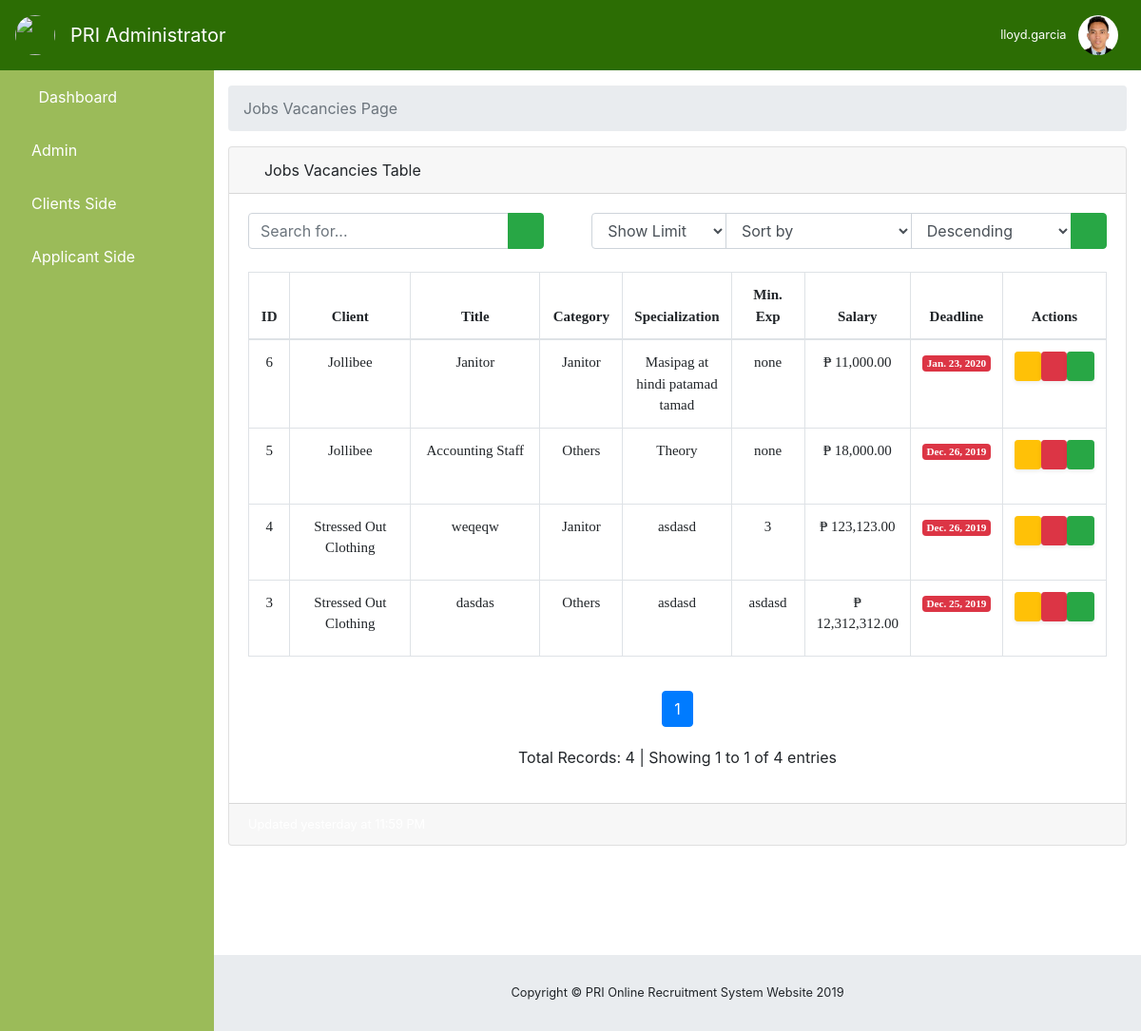
Screenshot of /client/jobs/ (signed in) with the database file from the repository.
### pors_app/models.py (models this page shows, shortened)
class PRIUserInfo(models.Model):
    GENDER_LIST = (
        ('Male', 'Male'),
        ('Female', 'Female')
    )
    USER_LEVELS = (
        ('Administrator', 'Administrator'),
        ('Sub Admin', 'Sub Admin'),
        ('Employee', 'Employee'),
        ('Client', 'Client'),
        ('Applicant', 'Applicant'),
    )
    user = models.OneToOneField(User, on_delete=models.CASCADE, related_name='user_fk')
    first_name = models.CharField(max_length=50)
    middle_name = models.CharField(max_length=50)
    last_name = models.CharField(max_length=50)
    age = models.PositiveIntegerField()
    gender = models.CharField(max_length=50, choices=GENDER_LIST, default=GENDER_LIST[0])
    contact = models.CharField(max_length=12, unique=True)
    address = models.CharField(max_length=250)
    position = models.CharField(max_length=50)
    department = models.CharField(max_length=50)
    image = models.ImageField(upload_to='images/', blank=True, validators=[file_validator])
    level = models.CharField(max_length=50, choices=USER_LEVELS, default=USER_LEVELS[0])
    date_added = models.DateTimeField(auto_now_add=True)

class PRIJobVacancyInfo(models.Model):
    CATEGORY_LIST = (
        ('Janitor', 'Janitor'),
        ('Others', 'Others'),
    )
    secure_id = models.CharField(max_length=255,unique=True, blank=True)
    client_request = models.OneToOneField(PRIRequestInfo, on_delete=models.CASCADE, related_name='job_vacancy_client_request_fk')
    job_title = models.CharField(max_length=150)
    job_category = models.CharField(max_length=10, choices=CATEGORY_LIST, default=CATEGORY_LIST[0])
    job_specialization = models.CharField(max_length=50)
    job_minimum_experience = models.CharField(max_length=15)
    job_salary = models.DecimalField(default=0, max_digits=12, decimal_places=2)
    job_deadline = models.DateField()
    job_company_overview = models.TextField(blank=True)
    job_description = models.TextField(blank=True)

class PRIRequestInfo(models.Model):
    STATUS_LIST = (
        ('Started', 'Started'),
        ('On Going', 'On Going'),
        ('Completed', 'Completed'),
        ('Deadline', 'Deadline'),
        ('Failed', 'Failed'),
    )
    requested_client = models.ForeignKey(PRIClientsInfo, on_delete=models.CASCADE, related_name='requested_client_fk')
    status = models.CharField(max_length=50, choices=STATUS_LIST, default=STATUS_LIST[0])
    content = models.TextField()
    data_requested = models.DateField(auto_now_add=True)
    seen_by_admin = models.BooleanField(default=False)

class PRIClientsInfo(models.Model):
    client_user = models.OneToOneField(PRIUserInfo, on_delete=models.CASCADE, related_name='client_user_fk')
    client_company_name = models.CharField(max_length=50, null=True)
    client_company_logo = models.ImageField(upload_to='images/', blank=True, null=True, validators=[file_validator])
    client_location = models.CharField(max_length=250)
    contact_person = models.CharField(max_length=80)
    contact_mobile_no = models.CharField(max_length=12, unique=True)

### pors_app/views.py (the view)
# urls.py: path('client/jobs/', views.PriJobs.as_view(), name='jobs'),
class PriJobs(LoginRequiredMixin, TemplateView):
    template_name = 'pri_admin/pri_admin_jobs_page.html'
    def get_context_data(self, *args, **kwargs):
        context = super(PriJobs, self).get_context_data(*args, **kwargs)
        user = User.objects.all().filter(username=self.request.user)
        try:
            profile = PRIUserInfo.objects.all().get(user__in=user, level='Administrator')
        except PRIUserInfo.DoesNotExist:
            raise Http404()
        for key, value in self.request.session.items():
            print('{} -> {}'.format(key, value))
        if 'current_page' in self.request.session:
            del self.request.session['current_page']
            print('current_page => DELETED!')
        else:
            print('current_page is not existing yet!')
        if 'search_text' in self.request.session:
            del self.request.session['search_text']
            print('searched_text => DELETED!')
        else:
            print('searched_text is not existing yet')
        if 'sortBy' in self.request.session:
            del self.request.session['sortBy']
            print('sortBy => DELETED!')
        else:
            print('sortBy is not existing yet')
        if 'column' in self.request.session:
            del self.request.session['column']
            print('column => DELETED')
        else:
            print('column is not existing yet')
        if 'limit' in self.request.session:
            del self.request.session['limit']
            print('limit => DELETED')
        else:
            print('limit is not existing yet')
        query = PRIJobVacancyInfo.objects.all().order_by('-id')
        count = query.count()
        query = pri_admin_jobs_page_pagination(query, 10, 1)
        columns = []
        for field in PRIJobVacancyInfo._meta.get_fields()[3:]:
            col = field.get_attname_column()[1]
            columns.append(col.replace("_", " "))
        columns.remove("client request id")
        columns.remove("job company overview")
        columns.remove("job description")
        context.update({
            'user': user,
            'profile': profile,
            'query': query,
            'count': count,
            'columns': columns,
        })
        return context

### pors_app/views.py (called while the page is built)
def pri_admin_jobs_page_pagination(query, limit, current_page=1):
    if current_page is None:
        current_page = 1
    paginator = Paginator(query, limit)
    try:
        new_query = paginator.page(current_page)
    except PageNotAnInteger:
        print('Error: ', PageNotAnInteger)
        new_query = paginator.page(1)
    except EmptyPage:
        print('Error: ', EmptyPage)
        new_query = paginator.page(paginator.num_pages)
    return new_query

### pors_app/templates/pri_admin/pri_admin_jobs_page.html (shortened to what this page needs)
{% extends 'pri_admin/pri_admin_index.html' %}
{% block inner_body %}
<ol class="breadcrumb">
    <li class="breadcrumb-item active">Jobs Vacancies Page</li>
</ol>
<div class="card mb-3">
    <div class="card-header">
        <i class="fas fa-table"></i>
        Jobs Vacancies Table
    </div>
    <div class="card-body">
        <div class="d-sm-flex align-items-center justify-content-between mb-4">
           <form method="POST" id="form-search-jobs">
                <div class="input-group">
                    <input id="search-jobs" type="text" class="form-control" placeholder="Search for..." aria-label="Search"
                           aria-describedby="basic-addon2" required>
                    <div class="input-group-append">
                        <button class="btn btn-success btn-search-jobs" type="button">
                            <i class="fas fa-search"></i>
                        </button>
                    </div>
                </div>
            </form>
            <form style="width: 60%">
                 <div class="input-group">
                       <select class="form-control" id="record-limit-jobs" style="width: 10%">
                            <option disabled selected hidden>Show Limit</option>
                        </select>
                     <select class="form-control" id="column-jobs" style="width: 20%">
                            <option disabled selected hidden>Sort by</option>
                        </select>
                    <select class="form-control" id="sort-order-jobs" style="width: 15%">
                            <option>Descending</option>
                    </select>
                    <div class="input-group-append">
                        <button class="btn btn-success" type="button" id="button-sort-jobs">
                            <i class="fas fa-sort"></i>
                        </button>
                    </div>
                </div>
            </form>
        </div>
        <div class="table-responsive" id="table-jobs">
            <table class="table table-bordered" id="dataTable" width="100%" cellspacing="0" style="font-family: candara; font-size: 15px">
                <thead>
                <tr>
                    <th style="width: 5%" class="text-center">ID</th>
                    <th style="width: 20%" class="text-center">Client</th>
                    <th style="width: 20%" class="text-center">Title</th>
                    <th style="width: 10%" class="text-center">Category</th>
                    <th style="width: 10%" class="text-center">Specialization</th>
                    <th style="width: 10%" class="text-center">Min. Exp</th>
                    <th style="width: 10%" class="text-center">Salary</th>
                    <th style="width: 10%" class="text-center">Deadline</th>
                    <th style="width: 5%" class="text-center">Actions</th>
                </tr>
                </thead>
                <tbody>
                 {% include 'pri_admin/tables/pri_admin_jobs_table.html' %}
                </tbody>
            </table>
        </div>
        <div id="pagination-jobs" class="text-center">
            {% include 'pri_admin/paginators/pri_admin_users_pagination.html' %}
        </div>
    </div>
    <div class="card-footer small text-muted">Updated yesterday at 11:59 PM</div>
</div>
<p class="small text-center text-muted my-5">
    <em>To God be the Glory</em>
</p>
{% endblock inner_body %}

### pors_app/templates/pri_admin/pri_admin_index.html (shortened to what this page needs)
{% extends 'base.html' %}
{% load staticfiles %}
{% block body_block %}
<nav class="navbar navbar-expand navbar-dark custom-color-header static-top">
    <a class="navbar-brand" href="#">
        <img class="rounded-circle" src="{% static 'images\pri_logo.jpg' %}" alt="" height="42" width="42">
    </a>
    <a class="navbar-brand mr-1" href="{% url 'admin:index' %}">PRI Administrator</a>
    <button class="btn btn-link btn-sm text-white order-1 order-sm-0" id="sidebarToggle" href="#">
        <i class="fas fa-bars"></i>
    </button>
    {% if request.user.is_authenticated and request.user.is_superuser and request.user.is_active %}
    {% if user %}
    {% for u in user %}
    <ul class="navbar-nav ml-auto ml-md-0">
        <li class="nav-item dropdown no-arrow">
            <a class="nav-link dropdown-toggle" href="#" id="userDropdown" role="button" data-toggle="dropdown"
               aria-haspopup="true" aria-expanded="false">
                <span class="mr-2 d-none d-lg-inline text-white small">{{ u.username }}</span>
                <img class="img-profile rounded-circle"
                     src="
                 {% if profile.image %}
                    {{ profile.image.url}}
                 {% else %}
                    {% static 'images/Administrator Male_48px.png' %}
                 {% endif %}
                "
                     height="42" width="42">
            </a>
        </li>
    </ul>
    {% endfor %}
    {% endif %}
    {% endif %}
</nav>
<div id="wrapper">
    <ul class="sidebar navbar-nav custom-color">
        <li class="nav-item">
            <a class="nav-link" href="{% url 'pri:dashboard' %}">
                <i class="fas fa-fw fa-tachometer-alt text-white"></i>
                <span class="custom-text-color">Dashboard</span>
            </a>
        </li>
        <li class="nav-item">
            <a class="nav-link" href="{% url 'pri:admin' %}">
                <i class="fas fa-user-tie custom-text-color"></i>
                <span class="custom-text-color">Admin</span></a>
        </li>
        <li class="nav-item dropdown ">
            <a class="nav-link dropdown-toggle" href="#" id="pagesDropdownClients" role="button" data-toggle="dropdown"
               aria-haspopup="true" aria-expanded="false">
                <i class="fas far fa-building custom-text-color"></i>
                <span class="custom-text-color">Clients Side</span>
            </a>
        </li>
         <li class="nav-item dropdown ">
            <a class="nav-link dropdown-toggle" href="#" id="pagesDropdownApplicants" role="button" data-toggle="dropdown"
               aria-haspopup="true" aria-expanded="false">
                <i class="fas fa-users custom-text-color"></i>
                <span class="custom-text-color">Applicant Side</span>
            </a>
        </li>
    </ul>
    <div id="content-wrapper">
        <div class="container-fluid">
            {% if request.user.is_authenticated and request.user.is_superuser and request.user.is_active %}
            {% if user %}
            {% block inner_body %}{% endblock inner_body %}
            {% endif %}
            {% endif %}
        </div>
        <footer class="sticky-footer">
            <div class="container my-auto">
                <div class="copyright text-center my-auto">
                    <span>Copyright © PRI Online Recruitment System Website 2019</span>
                </div>
            </div>
        </footer>
    </div>
</div>
{% endblock body_block %}

### pors_app/templates/pri_admin/tables/pri_admin_jobs_table.html
{% load staticfiles %}
{% load humanize %}
{% for record in query %}
<tr>
    <td class="text-center">{{ record.id }}</td>
    <td class="text-center">{{ record.client_request.requested_client.client_company_name }}</td>
    <td class="text-center">{{ record.job_title }}</td>
    <td class="text-center">{{ record.job_category }}</td>
    <td class="text-center">{{ record.job_specialization }}</td>
    <td class="text-center">{{ record.job_minimum_experience }}</td>
    <td class="text-center">&#8369; {{ record.job_salary|intcomma }}</td>
    <td class="text-center"><span class="badge badge-danger">{{ record.job_deadline }}</span></td>
    <td align="center">
        <div class="d-md-flex align-items-center justify-content-between mb-4">
            <button type="button" data-url="{% url 'pri:edit_jobs' record.id %}"
                    class="d-none d-sm-inline-block btn btn-sm btn-warning shadow-sm show-form-edit-jobs" data-toggle="tooltip" data-placement="top" title="Edit">
                <span class="fas fa-pencil-alt fa-sm text-black-50"></span>
            </button>
            <button type="button" data-url="{% url 'pri:delete_jobs' record.id %}"
                    class="d-none d-sm-inline-block btn btn-sm btn-danger shadow-sm show-form-delete-jobs" data-toggle="tooltip" data-placement="top" title="Delete">
                <span class="fas fa-trash-alt fa-sm text-white-50"></span>
            </button>
            <button type="button" data-url="{% url 'pri:applicant_request_jobs' record.secure_id %}"
                    class="d-none d-sm-inline-block btn btn-sm btn-success shadow-sm show-applicant-requests" data-toggle="tooltip" data-placement="top" title="Applicants">
                <span class="fas fa-users text-white-50"></span>
            </button>
        </div>
    </td>
</tr>
{% empty %}
<tr>
    <td colspan="9" class="text-center bg-warning">No Records!</td>
</tr>
{% endfor %}

### pors_app/static/css/main.css (style rules this page uses)
.custom-color-header { background-color: #2C6D04; }
.custom-color { background-color: #9BBB59; }
.text-muted { color: #FFFFFF !important; }
.custom-text-color, #hint_id_new_password1 ul, #hint_id_password1 ul { color: #FFFFFF; }

### rows the page displays
PRIJobVacancyInfo: id "6", client_request.requested_client.client_company_name "Jollibee", job_title "Janitor", job_category "Janitor", job_specialization "Masipag at hindi patamad tamad", job_minimum_experience "none", job_salary "11,000.00", job_deadline "Jan. 23, 2020"
PRIJobVacancyInfo: id "5", client_request.requested_client.client_company_name "Jollibee", job_title "Accounting Staff", job_category "Others", job_specialization "Theory", job_minimum_experience "none", job_salary "18,000.00", job_deadline "Dec. 26, 2019"
PRIJobVacancyInfo: id "4", client_request.requested_client.client_company_name "Stressed Out Clothing", job_title "weqeqw", job_category "Janitor", job_specialization "asdasd", job_minimum_experience "3", job_salary "123,123.00", job_deadline "Dec. 26, 2019"
PRIJobVacancyInfo: id "3", client_request.requested_client.client_company_name "Stressed Out Clothing", job_title "dasdas", job_category "Others", job_specialization "asdasd", job_minimum_experience "asdasd", job_salary "12,312,312.00", job_deadline "Dec. 25, 2019"

### other values shown
{{ u.username }} "lloyd.garcia"
{{ page }} "1"
{{ count }} "4"
{{ query.number }} "1"
{{ query.paginator.num_pages }} "1"
{{ query.object_list|length }} "4"
